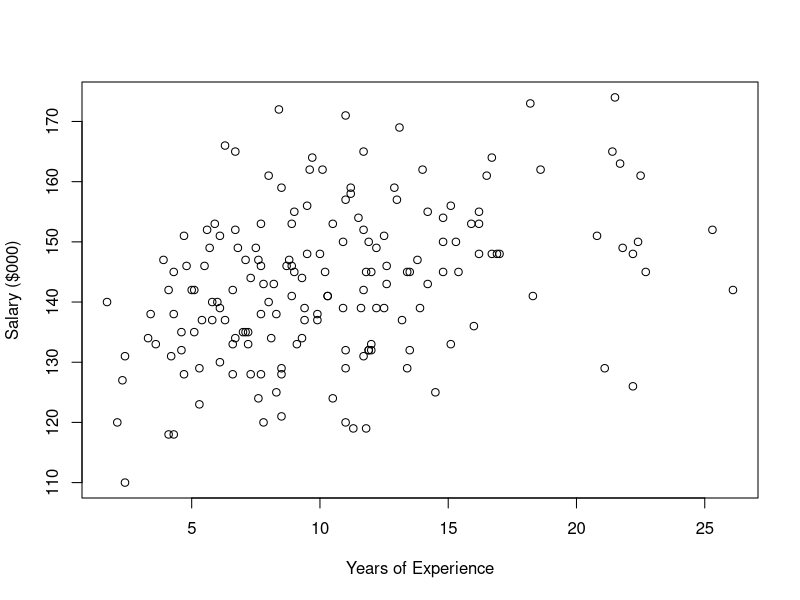
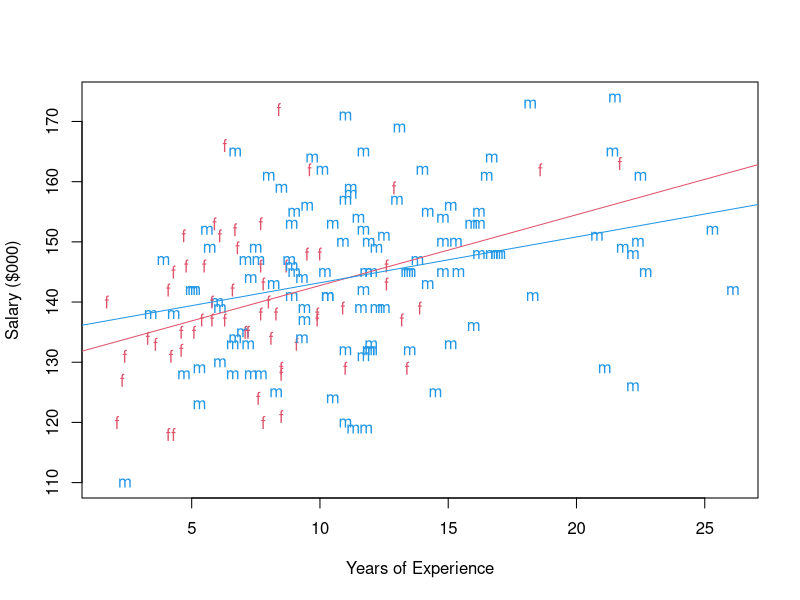
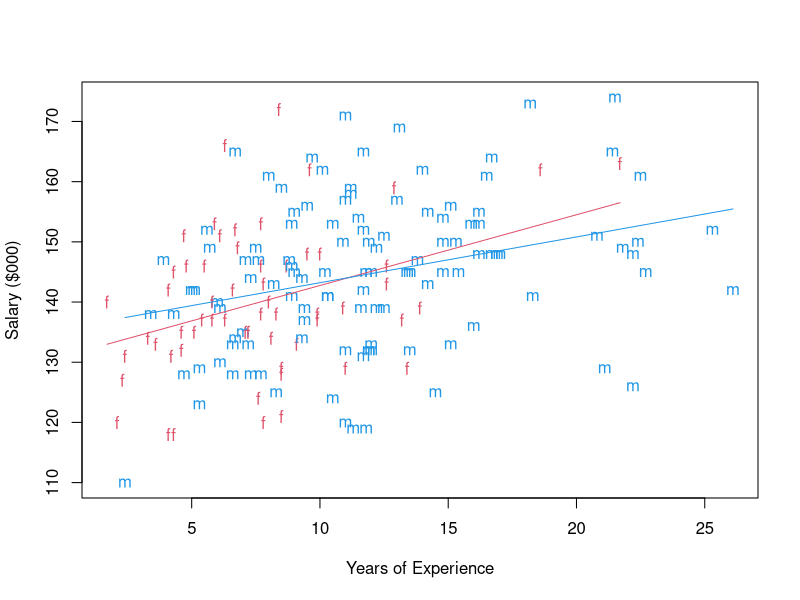
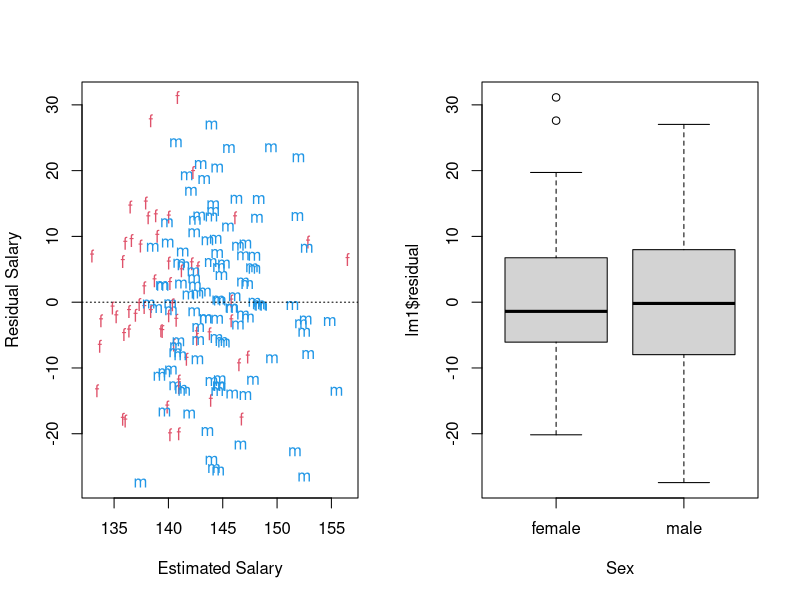
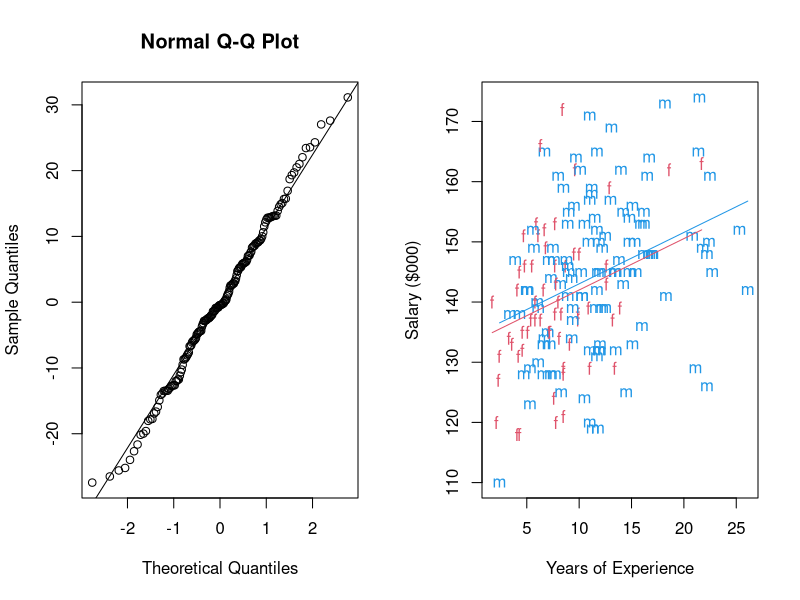
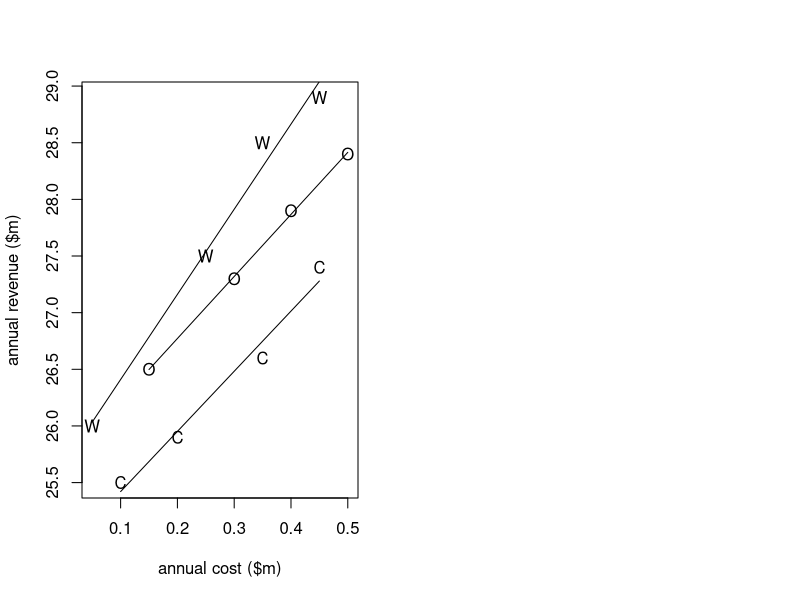

Write R code to recreate these figures, in order. (Note: this script raises an error after producing the figures.)
#####-------------------------------------------------------
##### Business Analytics
##### Dr. Jiun-Yu Yu
##### Department of Business Administration
##### National Taiwan University
##### Lecture 5, 13 Oct 2020
#####-------------------------------------------------------


##----------------------------------------------------------------------------
mm <- read.table("d1091-05_managers.txt", header=T, sep="\t")

attach(mm)
plot(Years.of.Experience, Salary, xlab="Years of Experience", ylab="Salary ($000)")

plot(Years.of.Experience, Salary, type="n", xlab="Years of Experience", ylab="Salary ($000)")
for (i in 1:174) 
	points(Years.of.Experience[i], Salary[i], pch=as.character(substr(Sex[i],1,1)), col=(Group[i]+1)*2 )

cor(Years.of.Experience, Salary)


## Regression on Subsets
lmf <- lm(Salary~Years.of.Experience, data=subset(mm, Sex=="female"))
lmm <- lm(Salary~Years.of.Experience, data=subset(mm, Sex=="male"))
summary(lmf); summary(lmm)
abline(coef=coef(lmf), col=2)
abline(coef=coef(lmm), col=4)

# Combining Regressions with Interaction
lm1 <- lm(Salary ~ Years.of.Experience * Sex, data=mm)
summary(lm1)

plot(Years.of.Experience, Salary, type="n", xlab="Years of Experience", ylab="Salary ($000)")
for (i in 1:174) 
	points(Years.of.Experience[i], Salary[i], pch=as.character(substr(Sex[i],1,1)), col=(Group[i]+1)*2 )
for (i in 0:1)
	lines(sort(Years.of.Experience[Group==i]), sort(fitted(lm1)[Group==i]), col=(i+1)*2 )


## Comparing the Variances of Residuals
par(mfrow=c(1,2))
plot(fitted(lm1), residuals(lm1), type="n", xlab="Estimated Salary", ylab="Residual Salary")
for (i in 1:174) 
	points(fitted(lm1)[i], residuals(lm1)[i], pch=as.character(substr(Sex[i],1,1)), col=(Group[i]+1)*2 )
abline(h=0, lty=3)

boxplot(lm1$residual~Sex)

qqnorm(lm1$residual);  qqline(lm1$residual)

	# plot(lm1)

## Interactions & Inference
library(car)
vif(lm1)

lm0 <- lm(Salary ~ Years.of.Experience + Sex, data=mm)
summary(lm0)
vif(lm0)

plot(Years.of.Experience, Salary, type="n", xlab="Years of Experience", ylab="Salary ($000)")
for (i in 1:174) 
	points(Years.of.Experience[i], Salary[i], pch=as.character(substr(Sex[i],1,1)), col=(Group[i]+1)*2 )
for (i in 0:1) 
	lines(sort(Years.of.Experience[Group==i]), sort(fitted(lm0)[Group==i]), col=(i+1)*2 )

detach()


##----------------------------------------------------------------------------
## ANCOVA with qualitative predictor having more than 2 levels ##
RC <- read.table("d1091-05_revcost.txt", header=T)
Rv <- RC[,1];	Cc <- RC[,2];	St <- RC[,3]
    D1 <- factor(as.numeric(RC[,3]=="CA"))	# note the use of "factor"
    D2 <- factor(as.numeric(RC[,3]=="WA"))
    fitRC <- lm(Rv~Cc+D1+D2+Cc:D1+Cc:D2)
summary(fitRC)
	model.matrix(fitRC)

plot(Cc,Rv,type="n", xlab="annual cost ($m)", ylab="annual revenue ($m)")
for(i in 1:12) points(Cc[i],Rv[i], pch=as.character(St[i]))
for(i in 0:1) {
  for(j in 0:1) {
    lines(Cc[D1==i & D2==j],fitted(fitRC)[D1==i & D2==j])
  }
}


## Advanced technique ##
fitRC1 <- lm(Rv~Cc*St)
summary(fitRC1)		# Note the reference level of St.

St <- relevel(St, ref="OR")
fitRC1 <- lm(Rv~Cc*St)
summary(fitRC1)
	model.matrix(fitRC1)

St <- relevel(St, ref="WA")
fitRC2 <- lm(Rv~Cc*St)
summary(fitRC2)



##----------------------------------------------------------------------------
ss <- read.table("d1091-05_retail_sales.txt", header=T, sep="\t")

summary(ss[,1:4])
cor(ss[,1:3])
pairs(ss[,1:3], col=as.numeric(ss[,4])+1, pch=as.numeric(ss[,4]),
	main="Rural:Red, Suburban:Green, Urban:Blue")

levels(ss[,4])

attach(ss)
ss.lm1 <- lm(Sales~Income*Market+Population)
summary(ss.lm1)

# Model Diagnosis: Checking Assumptions
par(mfrow = c(2,2))
plot(ss.lm1)

detach()


